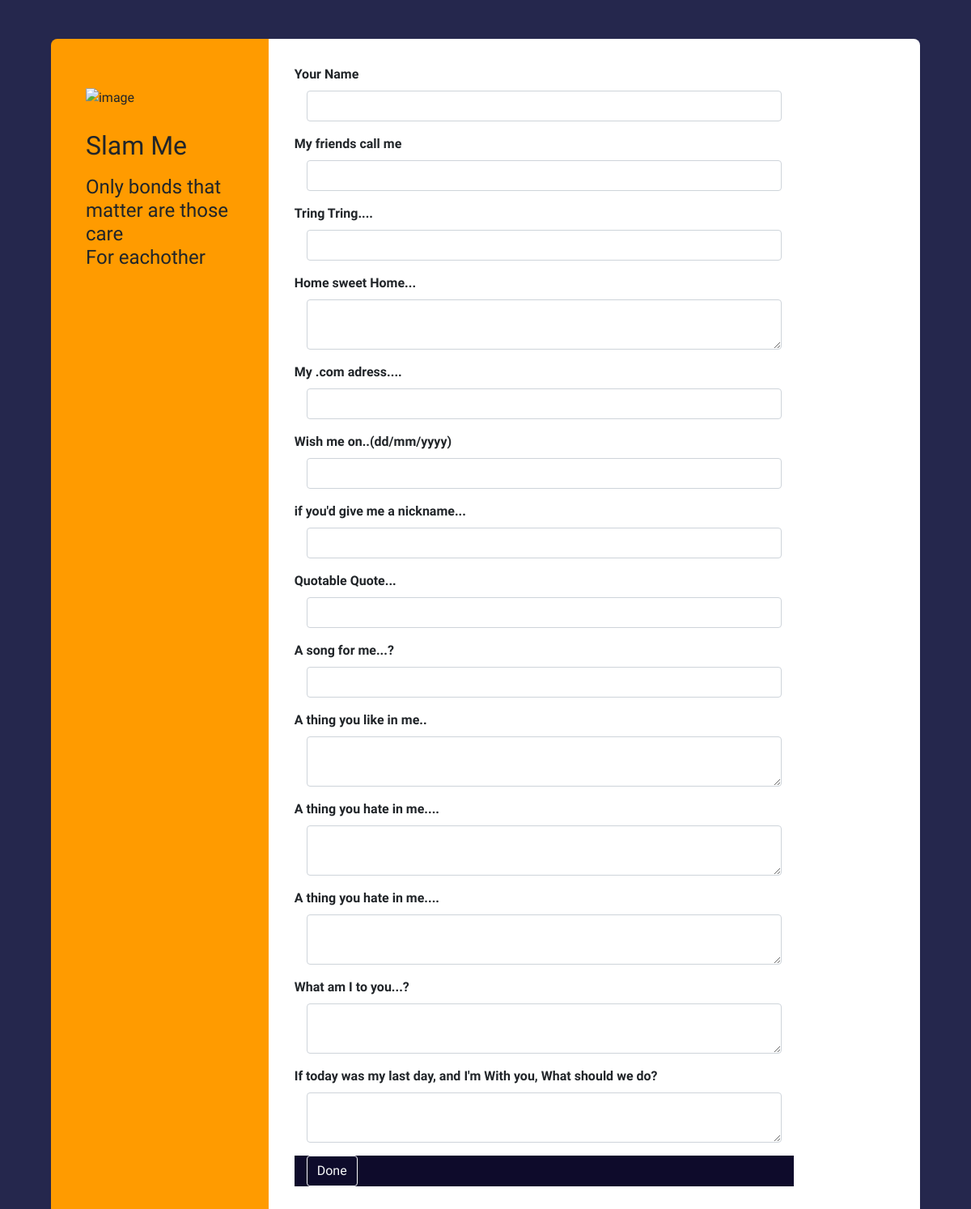
The page /page/btn btn-outline-light on the database as committed earlier.
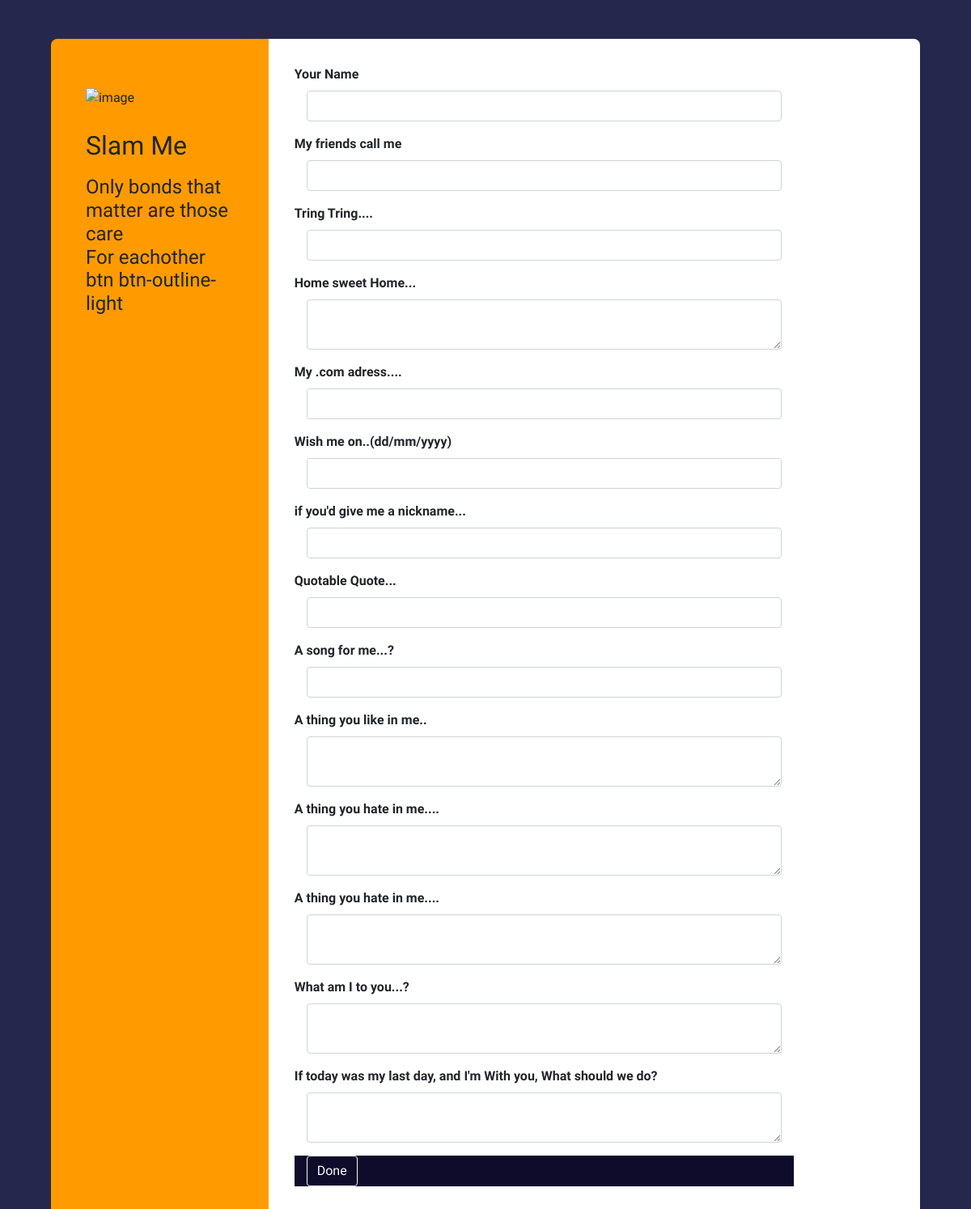
The same page on the database as committed later.
### Jurzo/models.py (models this page shows, shortened)
class User(db.Model,UserMixin):
    email=db.Column(db.String(50),nullable=False)
    username=db.Column(db.String(),nullable=False,unique=True)
    id=db.Column(db.Integer,primary_key=True)
    password=db.Column(db.String(60),nullable=False)
    page=db.relationship('Page',backref= 'owner' , lazy=True)

### Jurzo/routes.py (the view, shortened to what this page needs)
@jurzo.route('/page/<username>',methods=['GET', 'POST'])
def page(username):
    owner = User.query.filter_by(username=username).first()
    forms=PageForm()
    return render_template('slamform_layout.html' , forms=forms,owner=owner)

### Jurzo/fourms.py
class PageForm(FlaskForm):
    name=StringField("Your Name",validators=[DataRequired()])
    pet_name= StringField('My friends call me',validators=[DataRequired()])
    phone_num= StringField('Tring Tring....',validators=[DataRequired()])
    address=TextAreaField('Home sweet Home...' , validators=[DataRequired()])
    mail = StringField('My .com adress....' ,validators=[DataRequired()])
    birthday = StringField('Wish me on..(dd/mm/yyyy) ' , validators = [DataRequired()])
    nick_name = StringField("if you'd give me a nickname...")
    Quote = StringField("Quotable Quote..." , validators=[DataRequired()])
    Songs = StringField('A song for me...?')
    likes = TextAreaField("A thing you like in me..")
    hates = TextAreaField("A thing you hate in me....")
    what_us = TextAreaField("What am I to you...?", validators=[DataRequired()])
    lastd = TextAreaField("If today was my last day, and I'm With you, What should we do?")
    submit=SubmitField("Done")

### Jurzo/templates/slamform_layout.html (shortened to what this page needs)
<!DOCTYPE html>
<html lang="en">
<head>
    <link rel="stylesheet" href="https://stackpath.bootstrapcdn.com/bootstrap/4.1.0/css/bootstrap.min.css">
    <link rel="stylesheet" href="{{url_for('static', filename='style.css')}}">
  <link rel="stylesheet" href="https://use.fontawesome.com/releases/v5.0.8/css/solid.css">
  <link href="//maxcdn.bootstrapcdn.com/bootstrap/4.1.1/css/bootstrap.min.css" rel="stylesheet" id="bootstrap-css">
<link rel="stylesheet" type="text/css" href="{{url_for('static', filename = 'slamf.css')}}">
</head>
<body>
    <div class="container contact">
    <div class="row">
        <div class="col-md-3">
            <div class="contact-info">
                <img src="https://image.ibb.co/kUASdV/contact-image.png" alt="image"/>
                <h2>Slam Me</h2>
                <h4>Only bonds that matter are those care <br> For eachother <br> {{owner.username}}</h4>
            </div>
        </div>
        <div class="col-md-9">
            <form method="POST" action="" class="contact-form">
                <div class="form-group">
                  {{forms.name.label(class="form-control-label")}}
                  {%if forms.name.errors%}
                  {{forms.name(class="form control is-invalid")}}
                  {%for error in forms.name.errors%}
                  <div class="invalid-feedback">
                    <span>{{forms.name.error}}</span>
                  </div>
                  {%endfor%}
                 {%else%}
                  <div class="col-sm-10">
                  {{forms.name(class="form-control")}}
                 </div>
                 {%endif%}
                </div>
                  <div class="form-group">
                  {{forms.pet_name.label(class="form-control-label")}}
                  {%if forms.pet_name.errors%}
                  {{forms.pet_name(class="form control is-invalid")}}
                  {%for error in forms.pet_name.errors%}
                  <div class="invalid-feedback">
                    <span>{{forms.pet_name.error}}</span>
                  </div>
                  {%endfor%}
                 {%else%}
                  <div class="col-sm-10">
                  {{forms.pet_name(class="form-control")}}
                 </div>
                 {%endif%}
                </div>
                  <div class="form-group">
                  {{forms.phone_num.label(class="form-control-label")}}
                  {%if forms.name.errors%}
                  {{forms.phone_num(class="form control is-invalid")}}
                  {%for error in forms.phone_num.errors%}
                  <div class="invalid-feedback">
                    <span>{{forms.phone_num.error}}</span>
                  </div>
                  {%endfor%}
                 {%else%}
                  <div class="col-sm-10">
                  {{forms.phone_num(class="form-control")}}
                 </div>
                 {%endif%}
                </div>
                  <div class="form-group">
                  {{forms.address.label(class="form-control-label")}}
                  {%if forms.address.errors%}
                  {{forms.address(class="form control is-invalid")}}
                  {%for error in forms.address.errors%}
                  <div class="invalid-feedback">
                    <span>{{forms.address.error}}</span>
                  </div>
                  {%endfor%}
                 {%else%}
                  <div class="col-sm-10">
                  {{forms.address(class="form-control")}}
                 </div>
                 {%endif%}
                </div>
                  <div class="form-group">
                  {{forms.mail.label(class="form-control-label")}}
                  {%if forms.mail.errors%}
                  {{forms.mail(class="form control is-invalid")}}
                  {%for error in forms.mail.errors%}
                  <div class="invalid-feedback">
                    <span>{{forms.mail.error}}</span>
                  </div>
                  {%endfor%}
                 {%else%}
                  <div class="col-sm-10">
                  {{forms.mail(class="form-control")}}
                 </div>
                 {%endif%}
                </div>
                  <div class="form-group">
                  {{forms.birthday.label(class="form-control-label")}}
                  {%if forms.birthday.errors%}
                  {{forms.birthday(class="form control is-invalid")}}
                  {%for error in forms.birthday.errors%}
                  <div class="invalid-feedback">
                    <span>{{forms.birthday.error}}</span>
                  </div>
                  {%endfor%}
                 {%else%}
                  <div class="col-sm-10">
                  {{forms.birthday(class="form-control")}}
                 </div>
                 {%endif%}
                </div>
                  <div class="form-group">
                  {{forms.nick_name.label(class="form-control-label")}}
                  {%if forms.nick_name.errors%}
                  {{forms.nick_name(class="form control is-invalid")}}
                  {%for error in forms.nick_name.errors%}
                  <div class="invalid-feedback">
                    <span>{{forms.nick_name.error}}</span>
                  </div>
                  {%endfor%}
                 {%else%}
                  <div class="col-sm-10">
                  {{forms.nick_name(class="form-control")}}
                 </div>
                 {%endif%}
                </div>
                  <div class="form-group">
                  {{forms.Quote.label(class="form-control-label")}}
                  {%if forms.Quote.errors%}
                  {{forms.Quote(class="form control is-invalid")}}
                  {%for error in forms.Quote.errors%}
                  <div class="invalid-feedback">
                    <span>{{forms.Quote.error}}</span>
                  </div>
                  {%endfor%}
                 {%else%}
                  <div class="col-sm-10">
                  {{forms.Quote(class="form-control")}}
                 </div>
                 {%endif%}
                </div>
                  <div class="form-group">
                  {{forms.Songs.label(class="form-control-label")}}
                  {%if forms.Songs.errors%}
                  {{forms.Songs(class="form control is-invalid")}}
                  {%for error in forms.Songs.errors%}
                  <div class="invalid-feedback">
                    <span>{{forms.Songs.error}}</span>
                  </div>
                  {%endfor%}
                 {%else%}
                  <div class="col-sm-10">
                  {{forms.Songs(class="form-control")}}
                 </div>
                 {%endif%}
                </div>
                  <div class="form-group">
                  {{forms.likes.label(class="form-control-label")}}
                  {%if forms.likes.errors%}
                  {{forms.likes(class="form control is-invalid")}}
                  {%for error in forms.likes.errors%}
                  <div class="invalid-feedback">
                    <span>{{forms.likes.error}}</span>
                  </div>
                  {%endfor%}
                 {%else%}
                  <div class="col-sm-10">
                  {{forms.likes(class="form-control")}}
                 </div>
                 {%endif%}
                </div>
                  <div class="form-group">
                  {{forms.hates.label(class="form-control-label")}}
                  {%if forms.hates.errors%}
                  {{forms.hates(class="form control is-invalid")}}
                  {%for error in forms.hates.errors%}
                  <div class="invalid-feedback">
                    <span>{{forms.hates.error}}</span>
                  </div>
                  {%endfor%}
                 {%else%}
                  <div class="col-sm-10">
                  {{forms.hates(class="form-control")}}
                 </div>
                 {%endif%}
                </div>
                  <div class="form-group">
                  {{forms.hates.label(class="form-control-label")}}
                  {%if forms.hates.errors%}
                  {{forms.hates(class="form control is-invalid")}}
                  {%for error in forms.hates.errors%}
                  <div class="invalid-feedback">
                    <span>{{forms.hates.error}}</span>
                  </div>
                  {%endfor%}
                 {%else%}
                  <div class="col-sm-10">
                  {{forms.hates(class="form-control")}}
                 </div>
                 {%endif%}
                </div>
                  <div class="form-group">
                  {{forms.what_us.label(class="form-control-label")}}
                  {%if forms.what_us.errors%}
                  {{forms.what_us(class="form control is-invalid")}}
                  {%for error in forms.what_us.errors%}
                  <div class="invalid-feedback">
                    <span>{{forms.what_us.error}}</span>
                  </div>
                  {%endfor%}
                 {%else%}
                  <div class="col-sm-10">
                  {{forms.what_us(class="form-control")}}
                 </div>
                 {%endif%}
                </div>
                     <div class="form-group">
                  {{forms.lastd.label(class="form-control-label")}}
                  {%if forms.lastd.errors%}
                  {{forms.lastd(class="form control is-invalid")}}
                  {%for error in forms.lastd.errors%}
                  <div class="invalid-feedback">
                    <span>{{forms.lastd.error}}</span>
                  </div>
                  {%endfor%}
                 {%else%}
                  <div class="col-sm-10">
                  {{forms.lastd(class="form-control")}}
                 </div>
                 {%endif%}
                </div>
                 <div class="form-group">
                  <div class="col-sm-offset-2 col-sm-10" style="background-color: #0e0b2b">
                   {{forms.submit(class="btn btn-outline-light")}}
                  </div>
                </div>
    </form>
    </div>
    </div>
</body>
</html>

### Jurzo/static/style.css (style rules this page uses)
body { overflow-x: hidden; font-family: 'Lobster Two', cursive; }
.btn { border-width: medium; border-radius: 0.6rem; boder-color:#0e0d2c; padding: .5rem 1.1rem; font-size: .8rem; color:#0e0d2c; }
,footer .text-center { text-align: center; }

### Jurzo/static/slamf.css (style rules this page uses)
body { background-color: #25274d; font-family: 'Lobster Two', cursive; }
.contact { padding: 4%; height: 400px; font-family: 'Lobster Two', cursive; }
.col-md-3 { background: #ff9b00; padding: 4%; border-top-left-radius: 0.5rem; border-bottom-left-radius: 0.5rem; font-family: 'Lobster Two', cursive; }
.contact-info { margin-top:10%; font-family: 'Lobster Two', cursive; }
.contact-info img { margin-bottom: 15%; }
.contact-info h2 { margin-bottom: 10%; }
.col-md-9 { background: #fff; padding: 3%; border-top-right-radius: 0.5rem; border-bottom-right-radius: 0.5rem; font-family: 'Lobster Two', cursive; }
.contact-form label { font-weight:600; font-family: 'Lobster Two', cursive; }
.container { font-family: 'Lobster Two', cursive; }

Rows that differ between the two databases and show on the page:
added User: username "btn btn-outline-light"
